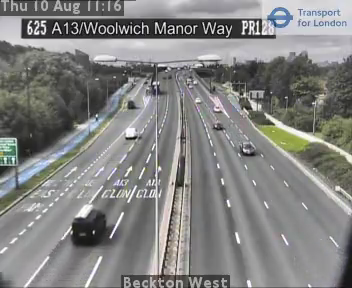
#> input picture frame 26 of trafficCounter/inputs/625_201708101116.mp4, 352 x 288 px, given in place of 625_201709141107.mp4, which was not available
$ python blobDetection.py
#> lines starting #> are read from the running program, lines starting #| are printed output that depends on the picture; pictures that were not available may be replaced by others from this repository, and a replacement may not be noted
import cv2
import numpy as np
import time
import logging
import math
import re
from os import walk
import os

loc = os.path.abspath('')

inputFile = loc+'/inputs/625_201709141107.mp4'

tracked_blobs = []
tracked_conts = []
t_retval = []
class Vehicle(object):
    def __init__(self, id, position):
        self.id = id
        self.positions = [position]
        self.frames_since_seen = 0
        self.frames_seen = 0
        self.counted = False
        self.vehicle_dir = 0

    @property
    def last_position(self):
        return self.positions[-1]
    @property
    def last_position2(self):
        return self.positions[-2]

    def add_position(self, new_position):
        self.positions.append(new_position)
        self.frames_since_seen = 0
        self.frames_seen += 1

    def draw(self, output_image):
        for point in self.positions:
            cv2.circle(output_image, point, 2, (0, 0, 255), -1)
            cv2.polylines(output_image, [np.int32(self.positions)]
                , False, (0, 0, 255), 1)

class VehicleCounter(object):
    vehicle_G = 0
    vehicle_RHS = 0


    def __init__(self, shape, divider):

        self.log = logging.getLogger("vehicle_counter")

        self.height, self.width = shape
        self.divider = divider
        self.vehicle_LHS = 0
        self.vehicle_RHS = 0
        self.vehicles = []
        self.next_vehicle_id = 0
        self.vehicle_count = 0

        self.max_unseen_frames = 10


    @staticmethod
    def get_vector(a, b):

        dx = float(b[0] - a[0])
        dy = float(b[1] - a[1])

        distance = math.sqrt(dx**2 + dy**2)

        if dy > 0:
            angle = math.degrees(math.atan(-dx/dy))
        elif dy == 0:
            if dx < 0:
                angle = 90.0
            elif dx > 0:
                angle = -90.0
            else:
                angle = 0.0
        else:
            if dx < 0:
                angle = 180 - math.degrees(math.atan(dx/dy))
            elif dx > 0:
                angle = -180 - math.degrees(math.atan(dx/dy))
            else:
                angle = 180.0

        return distance, angle, dx, dy


    @staticmethod
    def is_valid_vector(a, b):

        distance, angle, _, _ = a
        threshold_distance = 12.0
        return (distance <= threshold_distance)


    def update_vehicle(self, vehicle, matches):
        for i, match in enumerate(matches):
            contour, centroid = match

            vector = self.get_vector(vehicle.last_position, centroid)


            if vehicle.frames_seen > 2:
                prevVector = self.get_vector(vehicle.last_position2, vehicle.last_position)
                angleDev = abs(prevVector[1]-vector[1])
            else:
                angleDev = 0

            b = dict(
                    id = vehicle.id,
                    center_x = centroid[0],
                    center_y = centroid[1],
                    vector_x = vector[0],
                    vector_y = vector[1],
                    dx = vector[2],
                    dy = vector[3],
                    counted = vehicle.counted,
                    frame_number = frame_no,
                    angle_dev = angleDev
                    )

            tracked_blobs.append(b)


            if self.is_valid_vector(vector, angleDev):
                vehicle.add_position(centroid)
                vehicle.frames_seen += 1
                if vector[3] > 0:
                    vehicle.vehicle_dir = 1
                elif vector[3] < 0:
                    vehicle.vehicle_dir = -1
                self.log.debug("Added match (%d, %d) to vehicle #%d. vector=(%0.2f,%0.2f)"
                    , centroid[0], centroid[1], vehicle.id, vector[0], vector[1])
                return i

        vehicle.frames_since_seen += 1
        self.log.debug("No match for vehicle #%d. frames_since_seen=%d"
            , vehicle.id, vehicle.frames_since_seen)

        return None


    def update_count(self, matches, output_image = None):
        self.log.debug("Updating count using %d matches...", len(matches))

        for vehicle in self.vehicles:
            i = self.update_vehicle(vehicle, matches)
            if i is not None:
                del matches[i]

        for match in matches:
            contour, centroid = match
            new_vehicle = Vehicle(self.next_vehicle_id, centroid)
            self.next_vehicle_id += 1
            self.vehicles.append(new_vehicle)
            self.log.debug("Created new vehicle #%d from match (%d, %d)."
                , new_vehicle.id, centroid[0], centroid[1])


        for vehicle in self.vehicles:
            if not vehicle.counted and (((vehicle.last_position[1] > self.divider) and (vehicle.vehicle_dir == 1)) or
                                          ((vehicle.last_position[1] < self.divider) and (vehicle.vehicle_dir == -1))) and (vehicle.frames_seen > 6):

                vehicle.counted = True

                if ((vehicle.last_position[1] > self.divider) and (vehicle.vehicle_dir == 1) and (vehicle.last_position[0] >= (int(frame_w/2)-10))):
                    self.vehicle_RHS += 1
                    self.vehicle_count += 1
                elif ((vehicle.last_position[1] < self.divider) and (vehicle.vehicle_dir == -1) and (vehicle.last_position[0] <= (int(frame_w/2)+10))):
                    self.vehicle_LHS += 1
                    self.vehicle_count += 1
                VehicleCounter.vehicle_LHS=self.vehicle_LHS
                VehicleCounter.vehicle_G=self.vehicle_LHS
                VehicleCounter.vehicle_RHS=self.vehicle_RHS


                self.log.debug("Counted vehicle #%d (total count=%d)."
                    , vehicle.id, self.vehicle_count)

        if output_image is not None:
            for vehicle in self.vehicles:
                vehicle.draw(output_image)


            cv2.putText(output_image, ("LH Lane: %02d" % self.vehicle_LHS), (12, 56)
                , cv2.FONT_HERSHEY_PLAIN, 1.2, (127,255, 255), 2)

            cv2.putText(output_image, ("RH Lane: %02d" % self.vehicle_RHS), (216, 56)
                , cv2.FONT_HERSHEY_PLAIN, 1.2, (127, 255, 255), 2)


        removed = [ v.id for v in self.vehicles
            if v.frames_since_seen >= self.max_unseen_frames ]
        self.vehicles[:] = [ v for v in self.vehicles
            if not v.frames_since_seen >= self.max_unseen_frames ]

        for id in removed:
            self.log.debug("Removed vehicle #%d.", id)

        self.log.debug("Count updated, tracking %d vehicles.", len(self.vehicles))


        a=print(self.vehicle_RHS)

camera = re.match(r".*/(\d+)_.*", inputFile)
camera = camera.group(1)


cap = cv2.VideoCapture(inputFile)

f = []
for (_, _, filenames) in walk(loc+"/backgrounds/"):
    f.extend(filenames)
    break

if camera+"_bg.jpg" in f:
    bg = loc+"/backgrounds/"+camera+"_bg.jpg"
    default_bg = cv2.imread(bg)
    default_bg = cv2.cvtColor(default_bg, cv2.COLOR_BGR2HSV)
    (_,avgSat,default_bg) = cv2.split(default_bg)
    avg = default_bg.copy().astype("float")
else:
    avg = None

frame_w = int(cap.get(cv2.CAP_PROP_FRAME_WIDTH))
frame_h = int(cap.get(cv2.CAP_PROP_FRAME_HEIGHT))

mask = np.zeros((frame_h,frame_w), np.uint8)
mask[:,:] = 255
mask[:100, :] = 0
mask[230:, 160:190] = 0
mask[170:230,170:190] = 0
mask[140:170,176:190] = 0
mask[100:140,176:182] = 0

THRESHOLD_SENSITIVITY = 40
t_retval.append(THRESHOLD_SENSITIVITY)
CONTOUR_WIDTH = 21
CONTOUR_HEIGHT = 16#21

DEFAULT_AVERAGE_WEIGHT = 0.01
INITIAL_AVERAGE_WEIGHT = DEFAULT_AVERAGE_WEIGHT / 50

SMOOTH = max(2,int(round((CONTOUR_WIDTH**0.5)/2,0)))
# Constants for drawing on the frame.
LINE_THICKNESS = 1

fourcc = cv2.VideoWriter_fourcc(*'mp4v')
out = loc+'/outputs/'+camera+'_output.mp4'
out = cv2.VideoWriter(out, fourcc, 20, (frame_w, frame_h))

outblob = loc+'/outputs/'+camera+'_outblob.mp4'
diffop = loc+'/outputs/'+camera+'_outdiff.mp4'
outblob = cv2.VideoWriter(outblob, fourcc, 20, (frame_w, frame_h))
diffop = cv2.VideoWriter(diffop, fourcc, 20, (frame_w, frame_h))

blobs = []
car_counter = None  # will be created later
frame_no = 0

total_frames = cap.get(cv2.CAP_PROP_FRAME_COUNT)
total_cars = 0

start_time = time.time()
ret, frame = cap.read()
#> frame is the input picture: shape (288, 352, 3); mean B, G, R 129.8, 131.2, 131

while ret:
    ret, frame = cap.read()
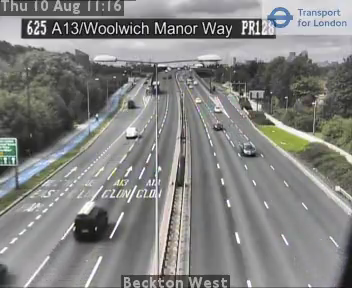
#> input picture frame 27 of trafficCounter/inputs/625_201708101116.mp4, 352 x 288 px, given in place of 625_201709141107.mp4, which was not available
#> frame is the input picture: shape (288, 352, 3); mean B, G, R 129.6, 131.3, 131
    frame_no = frame_no + 1

    if ret and frame_no < total_frames:

        print("Processing frame ",frame_no)


        frame_time = time.time()


        frame = cv2.cvtColor(frame, cv2.COLOR_BGR2HSV)
#> frame: shape (288, 352, 3); mean H, S, V 61, 11.8, 133.3


        (_,_,grayFrame) = cv2.split(frame)
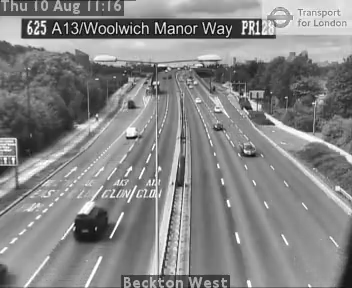
#> grayFrame: shape (288, 352); min 0, max 255, mean 133.3
        grayFrame = cv2.bilateralFilter(grayFrame, 11, 21, 21)

        if avg is None:

            avg = grayFrame.copy().astype("float")
            continue


        if frame_no < 10:
            def_wt = INITIAL_AVERAGE_WEIGHT
        else:
            def_wt = DEFAULT_AVERAGE_WEIGHT

        cv2.accumulateWeighted(grayFrame, avg, def_wt)


        if frame_no > int(200):
            grayOp = cv2.cvtColor(cv2.convertScaleAbs(avg), cv2.COLOR_GRAY2BGR)
            backOut = loc+"/backgrounds/"+camera+"_bg.jpg"
            cv2.imwrite(backOut, grayOp)


        differenceFrame = cv2.absdiff(grayFrame, cv2.convertScaleAbs(avg))

        differenceFrame = cv2.GaussianBlur(differenceFrame, (5, 5), 0)
        diffout = cv2.cvtColor(differenceFrame, cv2.COLOR_GRAY2BGR)
        diffop.write(diffout)


        retval, _ = cv2.threshold(differenceFrame, 0, 255,
                                  cv2.THRESH_BINARY+cv2.THRESH_OTSU)

        t_retval.append(retval)


        if frame_no < 10:
            ret2, thresholdImage = cv2.threshold(differenceFrame,
                                                 int(np.mean(t_retval)*0.9),
                                                 255, cv2.THRESH_BINARY)
        else:
            ret2, thresholdImage = cv2.threshold(differenceFrame,
                                             int(np.mean(t_retval[-10:-1])*0.9),
                                             255, cv2.THRESH_BINARY)


        kernel = cv2.getStructuringElement(cv2.MORPH_ELLIPSE, (SMOOTH, SMOOTH))

        thresholdImage = cv2.morphologyEx(thresholdImage, cv2.MORPH_CLOSE, kernel)


        thresholdImage = cv2.morphologyEx(thresholdImage, cv2.MORPH_OPEN, kernel)


        thresholdImage = cv2.dilate(thresholdImage, kernel, iterations = 2)


        thresholdImage = cv2.bitwise_and(thresholdImage, thresholdImage, mask = mask)

        threshout = cv2.cvtColor(thresholdImage, cv2.COLOR_GRAY2BGR)
        outblob.write(threshout)


        contours, hierarchy = cv2.findContours(thresholdImage,
                                                  cv2.RETR_EXTERNAL,
                                                  cv2.CHAIN_APPROX_SIMPLE)

        print("Found ",len(contours)," vehicle contours.")


        if contours:
            for (i, contour) in enumerate(contours):
                # Find the bounding rectangle and center for each blob
                (x, y, w, h) = cv2.boundingRect(contour)
                contour_valid = (w > CONTOUR_WIDTH) and (h > CONTOUR_HEIGHT)

                print("Contour #",i,": pos=(x=",x,", y=",y,") size=(w=",w,
                      ", h=",h,") valid=",contour_valid)

                if not contour_valid:
                    continue

                center = (int(x + w/2), int(y + h/2))
                blobs.append(((x, y, w, h), center))

        for (i, match) in enumerate(blobs):
            contour, centroid = match
            x, y, w, h = contour


            c = dict(
                        frame_no = frame_no,
                        centre_x = x,
                        centre_y = y,
                        width = w,
                        height = h
                        )
            tracked_conts.append(c)

            cv2.rectangle(frame, (x, y), (x + w - 1, y + h - 1), (0, 0, 255), LINE_THICKNESS)
            cv2.circle(frame, centroid, 2, (0, 0, 255), -1)

        if car_counter is None:
            print("Creating vehicle counter...")
            car_counter = VehicleCounter(frame.shape[:2], 2*frame.shape[0] / 3)

        car_counter.update_count(blobs, frame)
        current_count = car_counter.vehicle_RHS + car_counter.vehicle_LHS


        elapsed_time = time.time()-start_time
        print("-- %s seconds --" % round(elapsed_time,2))


        frame = cv2.cvtColor(frame, cv2.COLOR_HSV2BGR)


        if current_count > total_cars:
            cv2.line(frame, (0, int(2*frame_h/3)),(frame_w, int(2*frame_h/3)),
                 (0,255,0), 2*LINE_THICKNESS)
        else:
            cv2.line(frame, (0, int(2*frame_h/3)),(frame_w, int(2*frame_h/3)),
             (0,0,255), LINE_THICKNESS)

        total_cars = current_count

        cv2.line(frame, (0, 100),(frame_w, 100), (0,0,0), LINE_THICKNESS)

        cv2.imshow("preview", frame)
        out.write(frame)

        if cv2.waitKey(27) and 0xFF == ord('q'):
            break
    else:
        break

s1=VehicleCounter

print("vehicles on left hand lane ="+str(VehicleCounter.vehicle_G))
print("Vehicles on right hand lane ="+str(VehicleCounter.vehicle_RHS))
t=VehicleCounter.vehicle_RHS
import tkinter as tk
import time
def countDown(t):
    for k in range(2*t, -1, -1):
        lbl["text"] = k
        time.sleep(1)
        root.update()
root = tk.Tk()
label_font = ('arial', 40)
lbl = tk.Label(font=label_font)
lbl.pack(fill='both', expand=1)
countDown(t)
root.mainloop()
cv2.destroyAllWindows()
cap.release()
out.release()

$ run again, starting later in the video
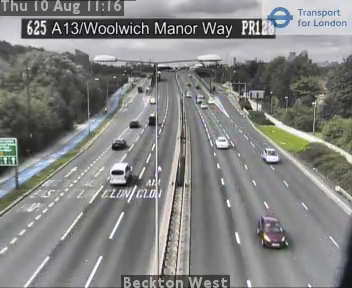
#> input picture frame 117 of trafficCounter/inputs/625_201708101116.mp4, 352 x 288 px, given in place of 625_201709141107.mp4, which was not available
#> frame is the input picture: shape (288, 352, 3); mean B, G, R 129.7, 131.1, 130.8
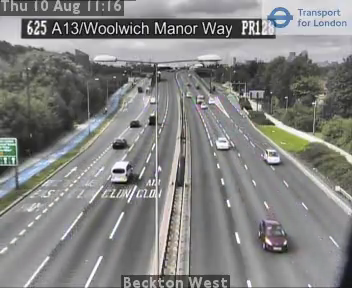
#> input picture frame 118 of trafficCounter/inputs/625_201708101116.mp4, 352 x 288 px, given in place of 625_201709141107.mp4, which was not available
#> frame is the input picture: shape (288, 352, 3); mean B, G, R 129.7, 131.1, 130.9
#> frame: shape (288, 352, 3); mean H, S, V 65.2, 12.5, 133.4
#> `(_,_,grayFrame) = cv2.split(frame)`:
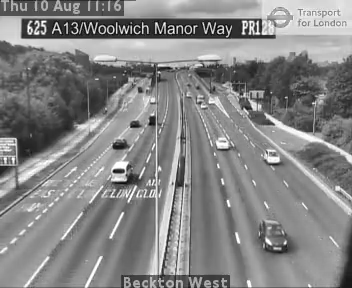
#> grayFrame: shape (288, 352); min 0, max 255, mean 133.4

$ run again, starting later in the video
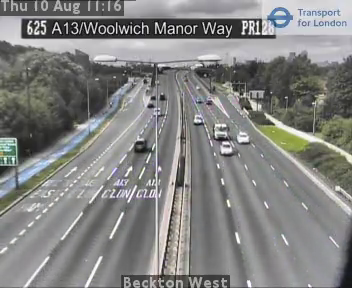
#> input picture frame 209 of trafficCounter/inputs/625_201708101116.mp4, 352 x 288 px, given in place of 625_201709141107.mp4, which was not available
#> frame is the input picture: shape (288, 352, 3); mean B, G, R 129.9, 131.4, 131
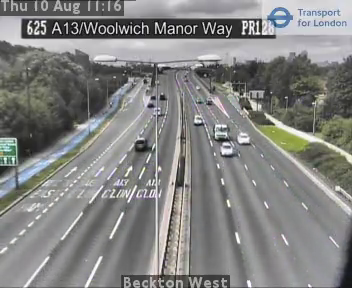
#> input picture frame 210 of trafficCounter/inputs/625_201708101116.mp4, 352 x 288 px, given in place of 625_201709141107.mp4, which was not available
#> frame is the input picture: shape (288, 352, 3); mean B, G, R 129.9, 131.4, 131
#> frame: shape (288, 352, 3); mean H, S, V 64.1, 12.2, 133.6
#> `(_,_,grayFrame) = cv2.split(frame)`:
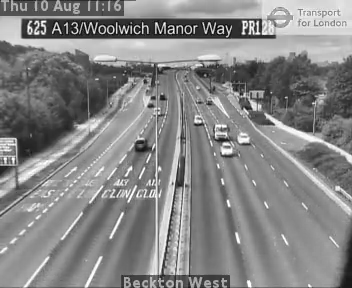
#> grayFrame: shape (288, 352); min 0, max 255, mean 133.6
